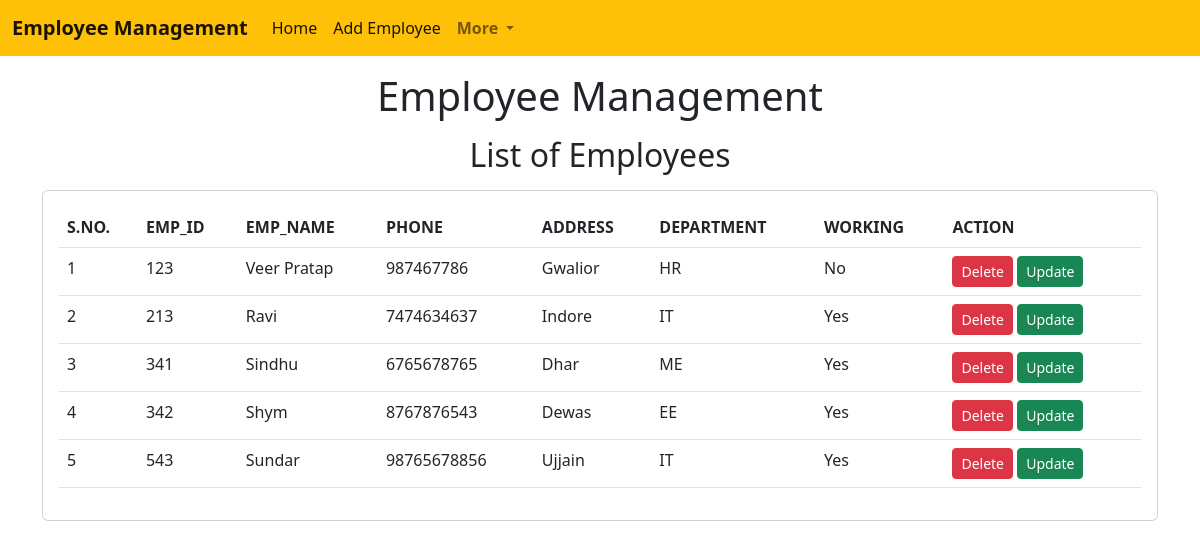
Screenshot of /Emp/home/ with the database file from the repository.
### Employee/models.py (models this page shows)
class Employee(models.Model):
    name = models.CharField(max_length=200)
    emp_id = models.AutoField(primary_key=True)
    phone= models.BigIntegerField(max_length=12)
    address = models.CharField(max_length=200)
    working = models.CharField(max_length=12)
    department = models.CharField(max_length=150)

### Employee/views.py (the view)
# urls.py: path('home/',Emp_home),
def Emp_home(request):
    emps = Employee.objects.all()  # Fetch all employee records
    return render(request, 'Emp/home.html', {'emps': emps})

### templates/Emp/home.html (shortened to what this page needs)
<!doctype html>
<html lang="en">
  <head>
    <link href="https://cdn.jsdelivr.net/npm/bootstrap@5.2.3/dist/css/bootstrap.min.css" rel="stylesheet">
  </head>
  <body>
    {% include "Emp/navbar.html" %}
    <h1 class="text-center my-3">Employee Management</h1>
    <h2 class="text-center my-3">List of Employees</h2>
    <div class="container">
      <div class="row">
        <div class="col-md-12">
          <div class="card">
            <div class="card-body">
              <table class="table table-hover">
                <thead>
                  <tr>
                    <th>S.NO.</th>
                    <th>EMP_ID</th>
                    <th>EMP_NAME</th>
                    <th>PHONE</th>
                    <th>ADDRESS</th>
                    <th>DEPARTMENT</th>
                    <th>WORKING</th>
                    <th>ACTION</th>
                  </tr>
                </thead>
                <tbody>
                 {% for e in emps %}
                  <tr>
                    <td>{{ forloop.counter }}</td>
                    <td>{{ e.emp_id }}</td>
                    <td>{{ e.name }}</td>
                    <td>{{ e.phone }}</td>
                    <td>{{ e.address }}</td>
                    <td>{{ e.department }}</td>
                    <td>{{ e.working }}</td>
                    <td>
                      <a href="/Emp/delete_emp/{{e.emp_id}}" class="btn btn-danger btn-sm">Delete</a>
                      <a href="/Emp/update_emp/{{e.emp_id}}" class="btn btn-success btn-sm">Update</a>
                    </td>
                  </tr>
                  {% endfor %}
                </tbody>
              </table>
            </div>
          </div>
        </div>
      </div>
    </div>
  </body>
</html>

### templates/Emp/navbar.html (shortened to what this page needs)
<nav class="navbar navbar-expand-lg bg-warning">
    <div class="container-fluid">
      <a class="navbar-brand" href="/Emp/home/"><strong>Employee Management</strong></a>
      <div class="collapse navbar-collapse" id="navbarSupportedContent">
        <ul class="navbar-nav me-auto mb-2 mb-lg-0">
          <li class="nav-item">
            <a class="nav-link active"  href="/Emp/home/">Home</a>
          </li>
          <li class="nav-item">
            <a class="nav-link active" href="/Emp/add_emp/">Add Employee</a>
          </li>
          <li class="nav-item dropdown">
            <a class="nav-link dropdown-toggle" href="#" role="button" data-bs-toggle="dropdown" aria-expanded="false">
            <strong>More</strong>
            </a>
          </li>
        </ul>
      </div>
    </div>
  </nav>

### rows the page displays
Employee: emp_id "123", name "Veer Pratap", phone "987467786", address "Gwalior", department "HR", working "No"
Employee: emp_id "213", name "Ravi", phone "7474634637", address "Indore", department "IT", working "Yes"
Employee: emp_id "341", name "Sindhu", phone "6765678765", address "Dhar", department "ME", working "Yes"
Employee: emp_id "342", name "Shym", phone "8767876543", address "Dewas", department "EE", working "Yes"
Employee: emp_id "543", name "Sundar", phone "98765678856", address "Ujjain", department "IT", working "Yes"
